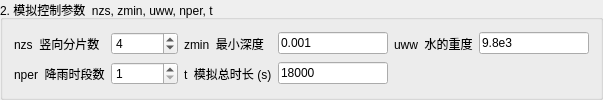
              <widget class="QGroupBox" name="simulationGroupBox">
               <property name="title">
                <string>2. 模拟控制参数  nzs, zmin, uww, nper, t</string>
               </property>
               <layout class="QGridLayout" name="simulationGridLayout">
                <item row="0" column="0">
                 <widget class="QLabel" name="nzsLabel">
                  <property name="text">
                   <string>nzs  竖向分片数</string>
                  </property>
                 </widget>
                </item>
                <item row="0" column="1">
                 <widget class="QSpinBox" name="nzsSpinBox">
                  <property name="minimum">
                   <number>1</number>
                  </property>
                  <property name="maximum">
                   <number>100000</number>
                  </property>
                  <property name="value">
                   <number>4</number>
                  </property>
                 </widget>
                </item>
                <item row="0" column="2">
                 <widget class="QLabel" name="zminLabel">
                  <property name="text">
                   <string>zmin  最小深度</string>
                  </property>
                 </widget>
                </item>
                <item row="0" column="3">
                 <widget class="QLineEdit" name="zminLineEdit">
                  <property name="minimumSize">
                   <size>
                    <width>110</width>
                    <height>0</height>
                   </size>
                  </property>
                  <property name="text">
                   <string>0.001</string>
                  </property>
                 </widget>
                </item>
                <item row="0" column="4">
                 <widget class="QLabel" name="uwwLabel">
                  <property name="text">
                   <string>uww  水的重度</string>
                  </property>
                 </widget>
                </item>
                <item row="0" column="5">
                 <widget class="QLineEdit" name="uwwLineEdit">
                  <property name="minimumSize">
                   <size>
                    <width>110</width>
                    <height>0</height>
                   </size>
                  </property>
                  <property name="text">
                   <string>9.8e3</string>
                  </property>
                 </widget>
                </item>
                <item row="1" column="0">
                 <widget class="QLabel" name="nperLabel">
                  <property name="text">
                   <string>nper  降雨时段数</string>
                  </property>
                 </widget>
                </item>
                <item row="1" column="1">
                 <widget class="QSpinBox" name="nperSpinBox">
                  <property name="minimum">
                   <number>1</number>
                  </property>
                  <property name="maximum">
                   <number>1000</number>
                  </property>
                  <property name="value">
                   <number>1</number>
                  </property>
                 </widget>
                </item>
                <item row="1" column="2">
                 <widget class="QLabel" name="tLabel">
                  <property name="text">
                   <string>t  模拟总时长 (s)</string>
                  </property>
                 </widget>
                </item>
                <item row="1" column="3">
                 <widget class="QLineEdit" name="tLineEdit">
                  <property name="minimumSize">
                   <size>
                    <width>110</width>
                    <height>0</height>
                   </size>
                  </property>
                  <property name="text">
                   <string>18000</string>
                  </property>
                 </widget>
                </item>
               </layout>
              </widget>
